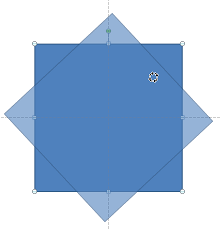
#> input picture image/square_rotate.png, 220 x 229 px, found by its file name
$ python moravec.py ../image/square_rotate.png
#> lines starting #> are read from the running program, lines starting #| are printed output that depends on the picture
import cv2
import numpy as np
import sys


def draw_corners(image, corners_map):
    for corner in corners_map:
        cv2.circle(image, (corner[1], corner[0]), 2, (0, 255, 0), -1)


def moravec(image, threshold=50):
    corners = []
    xy_shifts = [(1, 0), (1, 1), (0, 1), (-1, 1)]
    width, height = image.shape[:2]
    for y in range(1, height - 1):
        for x in range(1, width - 1):
            # Look for local maxima in min(E) above threshold:

            E = 10000000
            for shift in xy_shifts:
                diff = image[x + shift[0], y + shift[1]]

                diff = ((diff - image[x, y]) ** 2)


                if diff < E:
                    E = diff

            if E > threshold:
                corners.append((x, y))

    return corners


if __name__ == "__main__":

    """
    Usage: python moravec.py [-i image] [-t threshold] [-o output path]
    -i /home/nam/Dropbox/hk181/image_processing/asm/image/geo_shapes.png -o /home/nam/Dropbox/hk181/image_processing/asm/output/moravec_geo_shapes.png
    """


    image_path = "/home/nam/Dropbox/hk181/image_processing/asm/image/square_rotate.png"

    threshold = 100

    if "-i" in sys.argv:
        image_path = str(sys.argv[sys.argv.index("-i") + 1])

    if "-t" in sys.argv:
        threshold = int(sys.argv[sys.argv.index("-t") + 1])

    output_img = "/home/nam/Dropbox/hk181/image_processing/asm/output/moravec_square_rotate.png"

    if "-o" in sys.argv:
        output_img = str(sys.argv[sys.argv.index("-o") + 1])

    image_RGB = cv2.imread(image_path)
#> image_RGB is the input picture: shape (229, 220, 3); mean B, G, R 222.1, 193.6, 169.7
    image = cv2.imread(image_path, 0)
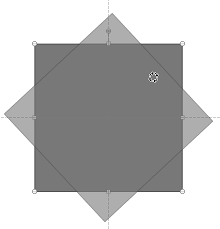
#> image: shape (229, 220); min 0, max 255, mean 189.3

    corners = moravec(image, threshold)
#> after the loop in moravec, `for y in range(1, height - 1):`: corners = 571 pairs, first value 4 to 224, second value 3 to 215

    print("total corner point: ", len(corners))
#| total corner point:  571

    draw_corners(image_RGB, corners)
#> the loop in draw_corners, `for corner in corners_map:` made 571 passes
#> corner on passes 1 to 3: (117, 3), (114, 4), (116, 5)
#> after the loop in draw_corners, `for corner in corners_map:`:
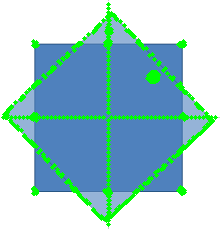
#> image: shape (229, 220, 3); mean B, G, R 205.7, 201.1, 159.2

    cv2.imshow('image', image_RGB)
    cv2.waitKey(0)
    cv2.destroyAllWindows()

    cv2.imwrite(output_img, image_RGB)

$ run again, with image/SIFT_Pyramids_Tutorial_Pyramid_Theory.png copied over image/square_rotate.png
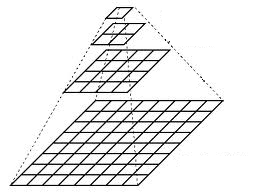
#> input picture image/SIFT_Pyramids_Tutorial_Pyramid_Theory.png, 257 x 196 px, found by its file name
#> image_RGB is the input picture: shape (196, 257, 3); min 0, max 255, mean 234.6
#> after the loop in moravec, `for y in range(1, height - 1):`: corners = 5761 pairs, first value 2 to 191, second value 9 to 245
#| total corner point:  5761
#> the loop in draw_corners, `for corner in corners_map:` made 5761 passes
#> corner on passes 1 to 3: (184, 9), (185, 9), (186, 9)
#> after the loop in draw_corners, `for corner in corners_map:`:
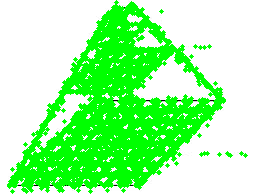
#> image: shape (196, 257, 3); mean B, G, R 158.6, 254.5, 158.6

$ run again, with image/admin_login.PNG copied over image/square_rotate.png
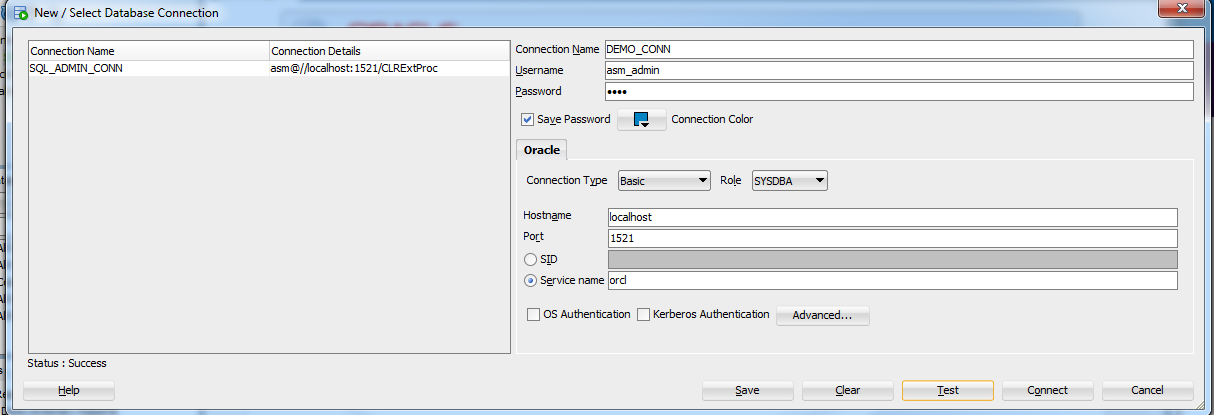
#> input picture image/admin_login.PNG, 1214 x 415 px, found by its file name
#> image_RGB is the input picture: shape (415, 1214, 3); mean B, G, R 231.7, 229.1, 226.7
#> `image = cv2.imread(image_path, 0)`:
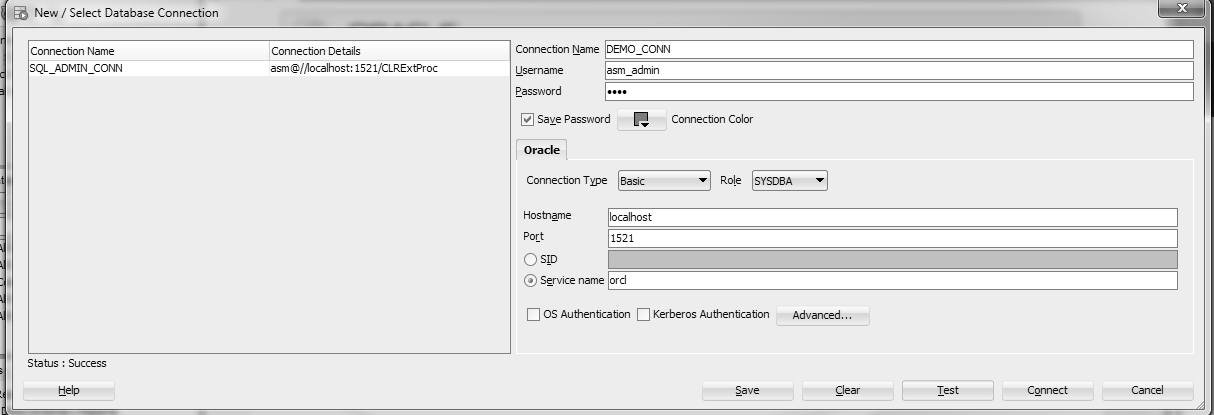
#> image: shape (415, 1214); min 0, max 255, mean 228.9
#> after the loop in moravec, `for y in range(1, height - 1):`: corners = 8796 pairs, first value 1 to 413, second value 1 to 1211
#| total corner point:  8796
#> the loop in draw_corners, `for corner in corners_map:` made 8796 passes
#> corner on passes 1 to 3: (1, 1), (2, 1), (3, 1)
#> after the loop in draw_corners, `for corner in corners_map:`:
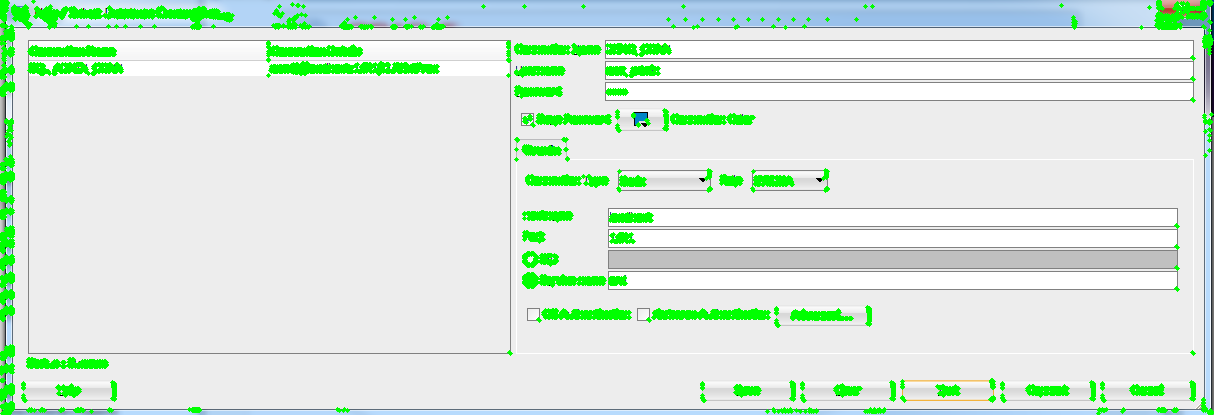
#> image: shape (415, 1214, 3); mean B, G, R 220.3, 233.6, 215.7
